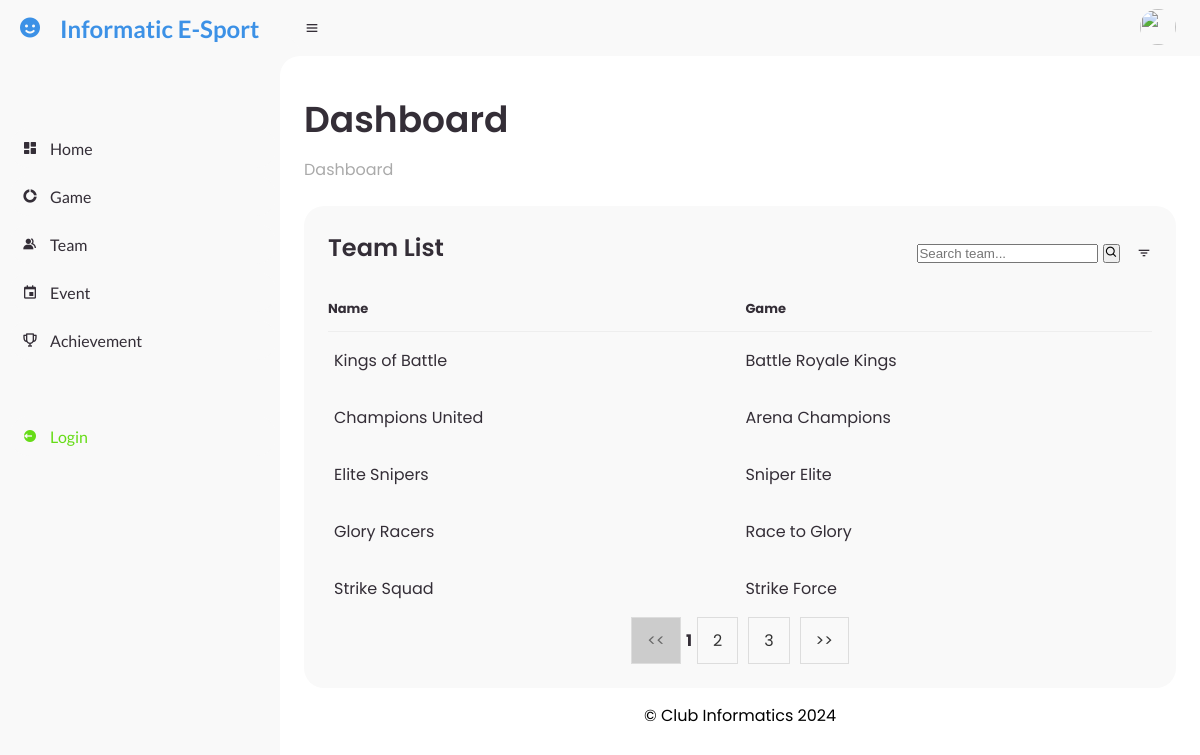
The app's page /nologin/index.php with its own data.
### tables this page shows
CREATE TABLE `team` (
  `idteam` int(11) NOT NULL,
  `idgame` int(11) NOT NULL,
  `name` varchar(45) DEFAULT NULL,
  `imgPath` varchar(500) DEFAULT NULL
);

CREATE TABLE `game` (
  `idgame` int(11) NOT NULL,
  `name` varchar(45) DEFAULT NULL,
  `description` varchar(200) DEFAULT NULL
);

### class/classTeam.php (called while the page is built, shortened)
<?php
class Team
{
    private $teamName;
    private $gameId;
    public function __construct($conn, $teamId = null, $teamName = null, $gameId = null, $imgPath = null)
    {
        $this->teamName = $teamName;
        $this->gameId = $gameId;
    }
    public function getTeamName()
    {
        return $this->teamName;
    }
    public function getGameId()
    {
        return $this->gameId;
    }
    public static function getAllTeamsWithPaging($koneksi, $page = 1, $limit = 5, $search = "")
    {
        $offset = ($page - 1) * $limit;
        $search = "%" . $search . "%";
        $stmt = $koneksi->prepare("
            SELECT t.idteam, g.name as game_name, t.name as team_name, t.imgPath
            FROM team as t
            INNER JOIN game as g ON t.idgame = g.idgame
            WHERE t.name LIKE ?
            LIMIT ?, ?
        ");
        $stmt->bind_param("sii", $search, $offset, $limit);
        $stmt->execute();
        $result = $stmt->get_result();
        $teams = [];
        while ($row = $result->fetch_assoc()) {
            $team = new Team($koneksi, $row['idteam'],  $row['team_name'], $row['game_name'], $row['imgPath']);
            $teams[] = $team;
        }
        return $teams;
    }
}

### nologin/index.php (the view, shortened to what this page needs)
<?php
require_once "../service/config.php";
require_once('template/header.php');
require_once('template/sidebar.php');
require_once('template/navbar.php');
require_once('../class/classTeam.php');
$page = isset($_GET['page']) ? (int)$_GET['page'] : 1;
$limit = 5;
$search = isset($_GET['search']) ? $_GET['search'] : "";
$teams = Team::getAllTeamsWithPaging($koneksi, $page, $limit, $search);
$search_query = "%" . $search . "%";
$stmt = $koneksi->prepare("SELECT COUNT(*) AS total FROM team WHERE name LIKE ?");
$stmt->bind_param("s", $search_query);
$stmt->execute();
$total_teams_result = $stmt->get_result();
$total_teams = $total_teams_result->fetch_assoc()['total'];
?>
<main>
    <div class="head-title">
        <div class="left">
            <h1>Dashboard</h1>
            <ul class="breadcrumb">
                <li>
                    <a href="#">Dashboard</a>
                </li>
            </ul>
        </div>
    </div>
    <div class="table-data">
        <div class="order">
            <div class="head">
                <h3>Team List</h3>
                <form method="GET" action="">
                    <input type="text" name="search" placeholder="Search team..."
                        value="<?= isset($_GET['search']) ? htmlspecialchars($_GET['search']) : '' ?>" />
                    <button type="submit"><i class='bx bx-search'></i></button>
                </form>
                <i class='bx bx-filter'></i>
            </div>
            <table>
                <thead>
                    <tr>
                        <th>Name</th>
                        <th>Game</th>
                    </tr>
                </thead>
                <tbody>
                    <?php
                    foreach ($teams as $team) {
                        echo "<tr>";
                        echo "<td><p>" . htmlspecialchars($team->getTeamName()) . "</p></td>";
                        echo "<td>" . htmlspecialchars($team->getGameId()) . "</td>";
                        echo "</tr>";
                    }
                    ?>
                </tbody>
            </table>
            <div class="pagination" style="text-align: right;">
                <?php if ($total_teams > 0): ?>
                    <?php
                    if ($page > 1): ?>
                        <a href="?page=<?= $page - 1 ?>&search=<?= urlencode($search) ?>">
                            << </a>
                            <?php else: ?>
                                <a href="#" class="disabled">
                                    << </a>
                                    <?php endif; ?>
                                    <?php
                                    $max_hal = ceil($total_teams / $limit);
                                    $start_page = max(1, $page - 1);
                                    $end_page = min($max_hal, $start_page + 2);
                                    for ($hal = $start_page; $hal <= $end_page; $hal++): ?>
                                        <?php if ($hal == $page): ?>
                                            <b><?= $hal ?></b>
                                        <?php else: ?>
                                            <a href="?page=<?= $hal ?>&search=<?= urlencode($search) ?>"><?= $hal ?></a>
                                        <?php endif; ?>
                                    <?php endfor; ?>
                                    <?php if ($page < $max_hal): ?>
                                        <a href="?page=<?= $page + 1 ?>&search=<?= urlencode($search) ?>">>></a>
                                    <?php else: ?>
                                        <a href="#" class="disabled">>></a>
                                    <?php endif; ?>
                                <?php endif; ?>
            </div>
        </div>
    </div>
    <?php
    require_once('template/footer.php');
    ?>
</main>
</section>
</body>
</html>

### style.css (style rules this page uses)
* { margin: 0; padding: 0; box-sizing: border-box; }
.pagination { display: flex; justify-content: center; align-items: center; list-style: none; padding: 0; }
.pagination a { padding: 10px 15px; margin: 0 5px; border: 1px solid #ddd; text-decoration: none; color: #333; background-color: #f9f9f9; transition: background-color 0.3s; }
.pagination a.disabled { pointer-events: none; background-color: #ccc; color: #666; }
.head h3 { margin-bottom: 10px; }
a { text-decoration: none; }
li { list-style: none; }
:root { --poppins: 'Poppins', sans-serif; --lato: 'Lato', sans-serif; --light: #F9F9F9; --blue: #3C91E6; --light-blue: #CFE8FF; --grey: #eee; --dark-grey: #AAAAAA; --dark: #342E37; --red: #DB504A; --yellow: #FFCE26; --light-yellow: #FFF2C6; --orange: #FD7238; --light-orange: #FFE0D3; --green: #66dc17; }
html { overflow-x: hidden; }
#content main { width: 100%; padding: 36px 24px; font-family: var(--poppins); max-height: calc(100vh - 56px); overflow-y: auto; }
#content main .head-title { display: flex; align-items: center; justify-content: space-between; grid-gap: 16px; flex-wrap: wrap; }
#content main .head-title .left h1 { font-size: 36px; font-weight: 600; margin-bottom: 10px; color: var(--dark); }
#content main .head-title .left .breadcrumb { display: flex; align-items: center; grid-gap: 16px; }
#content main .head-title .left .breadcrumb li { color: var(--dark); }
#content main .head-title .left .breadcrumb li a { color: var(--dark-grey); pointer-events: none; }
#content main .table-data { display: flex; flex-wrap: wrap; grid-gap: 24px; margin-top: 24px; width: 100%; color: var(--dark); }
#content main .table-data>div { border-radius: 20px; background: var(--light); padding: 24px; overflow-x: auto; }
#content main .table-data .head { display: flex; align-items: center; grid-gap: 16px; margin-bottom: 24px; }
#content main .table-data .head h3 { margin-right: auto; font-size: 24px; font-weight: 600; }
#content main .table-data .head .bx { cursor: pointer; }
#content main .table-data .order { flex-grow: 1; flex-basis: 500px; }
#content main .table-data .order table { width: 100%; border-collapse: collapse; }
#content main .table-data .order table th { padding-bottom: 12px; font-size: 13px; text-align: left; border-bottom: 1px solid var(--grey); }
#content main .table-data .order table td { padding: 16px 0; }
#content main .table-data .order table tr td:first-child { display: flex; align-items: center; grid-gap: 12px; padding-left: 6px; }
.head-title { margin-bottom: 20px; }
.head-title h1 { font-size: 28px; font-weight: 600; color: #333; }
.table-data .order table td { vertical-align: top !important; }

### records on screen
team: name "Kings of Battle", idgame.name "Battle Royale Kings"
team: name "Champions United", idgame.name "Arena Champions"
team: name "Elite Snipers", idgame.name "Sniper Elite"
team: name "Glory Racers", idgame.name "Race to Glory"
team: name "Strike Squad", idgame.name "Strike Force"
